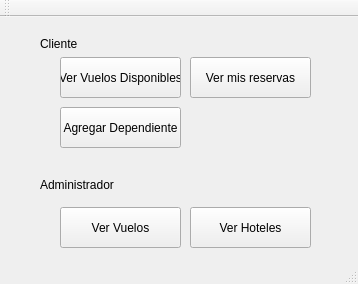
<?xml version="1.0" encoding="UTF-8"?>
<ui version="4.0">
 <class>MainWindow</class>
 <widget class="QMainWindow" name="MainWindow">
  <property name="geometry">
   <rect>
    <x>0</x>
    <y>0</y>
    <width>358</width>
    <height>284</height>
   </rect>
  </property>
  <property name="windowTitle">
   <string>VivaAvion</string>
  </property>
  <widget class="QWidget" name="centralWidget">
   <widget class="QPushButton" name="VerVuelos">
    <property name="geometry">
     <rect>
      <x>60</x>
      <y>40</y>
      <width>121</width>
      <height>41</height>
     </rect>
    </property>
    <property name="text">
     <string>Ver Vuelos Disponibles</string>
    </property>
   </widget>
   <widget class="QPushButton" name="VerReservas">
    <property name="geometry">
     <rect>
      <x>190</x>
      <y>40</y>
      <width>121</width>
      <height>41</height>
     </rect>
    </property>
    <property name="text">
     <string>Ver mis reservas</string>
    </property>
   </widget>
   <widget class="QPushButton" name="VerVuelosAdmin">
    <property name="geometry">
     <rect>
      <x>60</x>
      <y>190</y>
      <width>121</width>
      <height>41</height>
     </rect>
    </property>
    <property name="text">
     <string>Ver Vuelos</string>
    </property>
   </widget>
   <widget class="QPushButton" name="VerHotelesAdmin">
    <property name="geometry">
     <rect>
      <x>190</x>
      <y>190</y>
      <width>121</width>
      <height>41</height>
     </rect>
    </property>
    <property name="text">
     <string>Ver Hoteles</string>
    </property>
   </widget>
   <widget class="QLabel" name="Cliente">
    <property name="geometry">
     <rect>
      <x>40</x>
      <y>20</y>
      <width>47</width>
      <height>13</height>
     </rect>
    </property>
    <property name="text">
     <string>Cliente</string>
    </property>
   </widget>
   <widget class="QLabel" name="Admin">
    <property name="geometry">
     <rect>
      <x>40</x>
      <y>160</y>
      <width>81</width>
      <height>16</height>
     </rect>
    </property>
    <property name="text">
     <string>Administrador</string>
    </property>
   </widget>
   <widget class="QPushButton" name="VerVuelos_2">
    <property name="geometry">
     <rect>
      <x>60</x>
      <y>90</y>
      <width>121</width>
      <height>41</height>
     </rect>
    </property>
    <property name="text">
     <string>Agregar Dependiente</string>
    </property>
   </widget>
  </widget>
  <widget class="QMenuBar" name="menuBar">
   <property name="geometry">
    <rect>
     <x>0</x>
     <y>0</y>
     <width>358</width>
     <height>21</height>
    </rect>
   </property>
  </widget>
  <widget class="QToolBar" name="mainToolBar">
   <attribute name="toolBarArea">
    <enum>TopToolBarArea</enum>
   </attribute>
   <attribute name="toolBarBreak">
    <bool>false</bool>
   </attribute>
  </widget>
  <widget class="QStatusBar" name="statusBar"/>
 </widget>
 <layoutdefault spacing="6" margin="11"/>
 <resources/>
 <connections/>
</ui>
